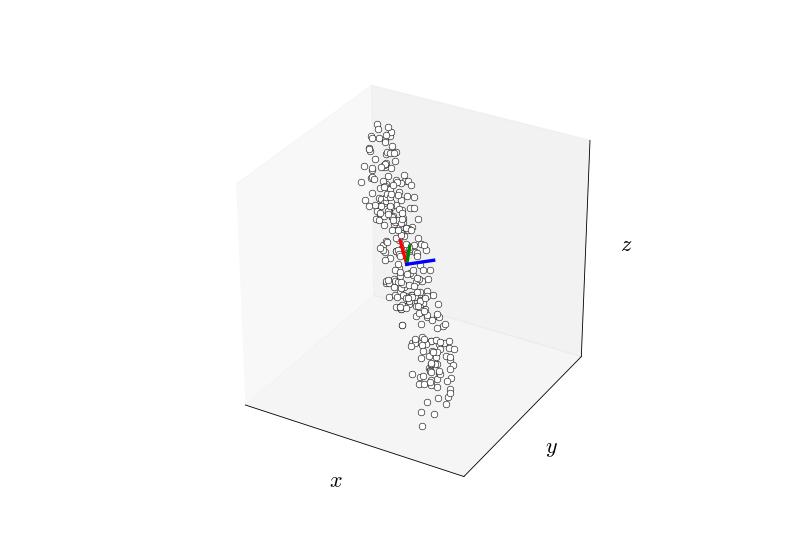

Source code (Python):
from numpy import random

import matplotlib.pyplot as plt

from compas.numerical.xforms import rotation_matrix
from compas.numerical.transformations import transform

from compas.visualization.plotters.core.helpers import Axes3D
from compas.visualization.plotters.core.helpers import Cloud3D
from compas.visualization.plotters.core.helpers import Bounds
from compas.visualization.plotters.core.drawing import create_axes_3d

from compas.numerical.statistics import principal_components

data = random.rand(300, 3)
data[:, 0] *= 10.0
data[:, 1] *= 1.0
data[:, 2] *= 4.0

a = 3.14159 * 30.0 / 180
Ry = rotation_matrix(a, [0, 1.0, 0.0])

a = -3.14159 * 45.0 / 180
Rz = rotation_matrix(a, [0, 0, 1.0])

R = Rz.dot(Ry)

data = transform(data, R)

average, vectors, values = principal_components(data)

axes = create_axes_3d()

Bounds(data).plot(axes)
Cloud3D(data).plot(axes)
Axes3D(average, vectors).plot(axes)

plt.show()
